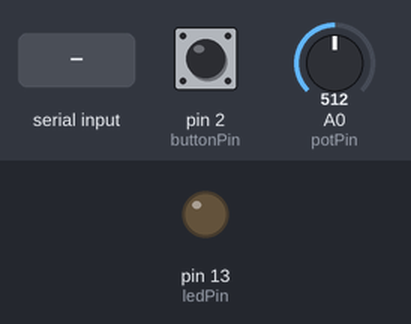
Bench run of a sketch on a simulated Arduino Uno, built with avr-gcc and run on an emulated ATmega328P. Parts: output pins drawn as LEDs (lit = HIGH). The test bench sets the inputs (shaded band); at power-on: pin 2 (buttonPin) LOW, A0 (potPin) = 512. What the sketch prints to the serial monitor is not drawn.

Above: at 1.2 s.
1.3 s: byte 1 (1) received over Serial
At 2.3 s:
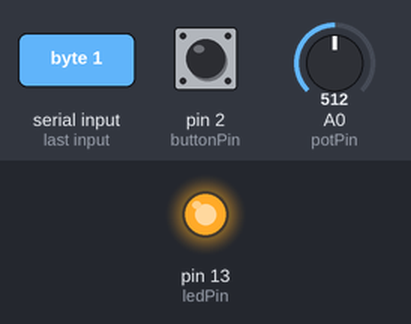
Timing chart, 0 to 4.3 s (numbered marks = the images above; inputs shaded):
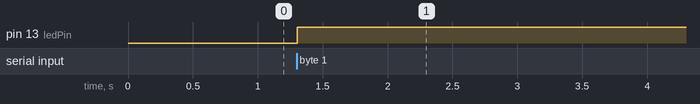

The sketch:

serialport.ino
```cpp
//EX. with button and Pot input

const int ledPin = 13;

int potPin = 0;
int sensorVal = 0;
int prevVal = 0;
String inputString = "";

//button variables
int buttonPin=2;
int buttonState=0; //var for reading the button statis, this changes
int prevButton=0;


void setup()
{
  pinMode(ledPin, OUTPUT);
  Serial.begin(9600);
}

void loop()
{

    // arduino reads Serial//LED
  if (Serial.available() > 0) {
    int incomingByte = Serial.read();
    if (incomingByte == 1) { // 0x01 = char 1
      digitalWrite(ledPin, 1); // ON
    } else if (incomingByte == 0) { // 0x00 = char 0
      digitalWrite(ledPin, 0); //OFF
    }
  }

  //pot
  sensorVal = analogRead(potPin);
  if(prevVal != sensorVal) {
   //‘B’ and ‘E’ are stop characters, these values are used in the Arduino sketch
   //to identify where a value begins and ends.
  Serial.print('B');
  Serial.print(sensorVal);
  Serial.println('E'); // stop letters
  prevVal = sensorVal;
  }
  //button into browser
  //The Serial Monitor should stay CLOSED, it interefer with the communication with
  buttonState=digitalRead(buttonPin);
  Serial.print('J');
  Serial.print(buttonState);
  Serial.println('K');


    delay(100);
}
```

Measured:
- after the input at 1.3 s, pin 13 (ledPin): LOW → HIGH at once
